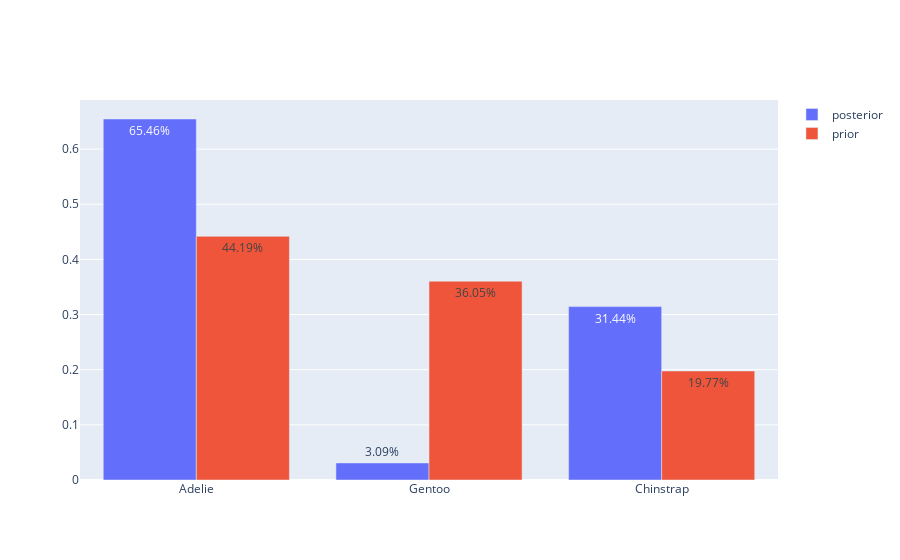

Notebook source saved alongside this figure:
### Code cell
results = calc_bayes_posteriors()
fig = go.Figure()
fig.add_trace(
    go.Bar(x=[r[0] for r in results], y=[r[1] for r in results], text=[f'{r[1]*100:.2f}%' for r in results], name='posterior')
)
fig.add_trace(
    go.Bar(x=[r[0] for r in results], y=[len(df.loc[df.species==r[0]])/len(df) for r in results], text=[f'{len(df.loc[df.species==r[0]])*100/len(df):.2f}%' for r in results], name='prior')
)
fig

### Figure 1 — Plotly figure (JSON) as saved in the notebook; plotly's stock layout.template omitted (floating-point values rounded to 4 significant figures)
{"data": [{"name": "posterior", "text": ["65.46%", "3.09%", "31.44%"], "type": "bar", "x": ["Adelie", "Gentoo", "Chinstrap"], "y": [0.6546, 0.03093, 0.3144]}, {"name": "prior", "text": ["44.19%", "36.05%", "19.77%"], "type": "bar", "x": ["Adelie", "Gentoo", "Chinstrap"], "y": [0.4419, 0.3605, 0.1977]}], "layout": {}}
